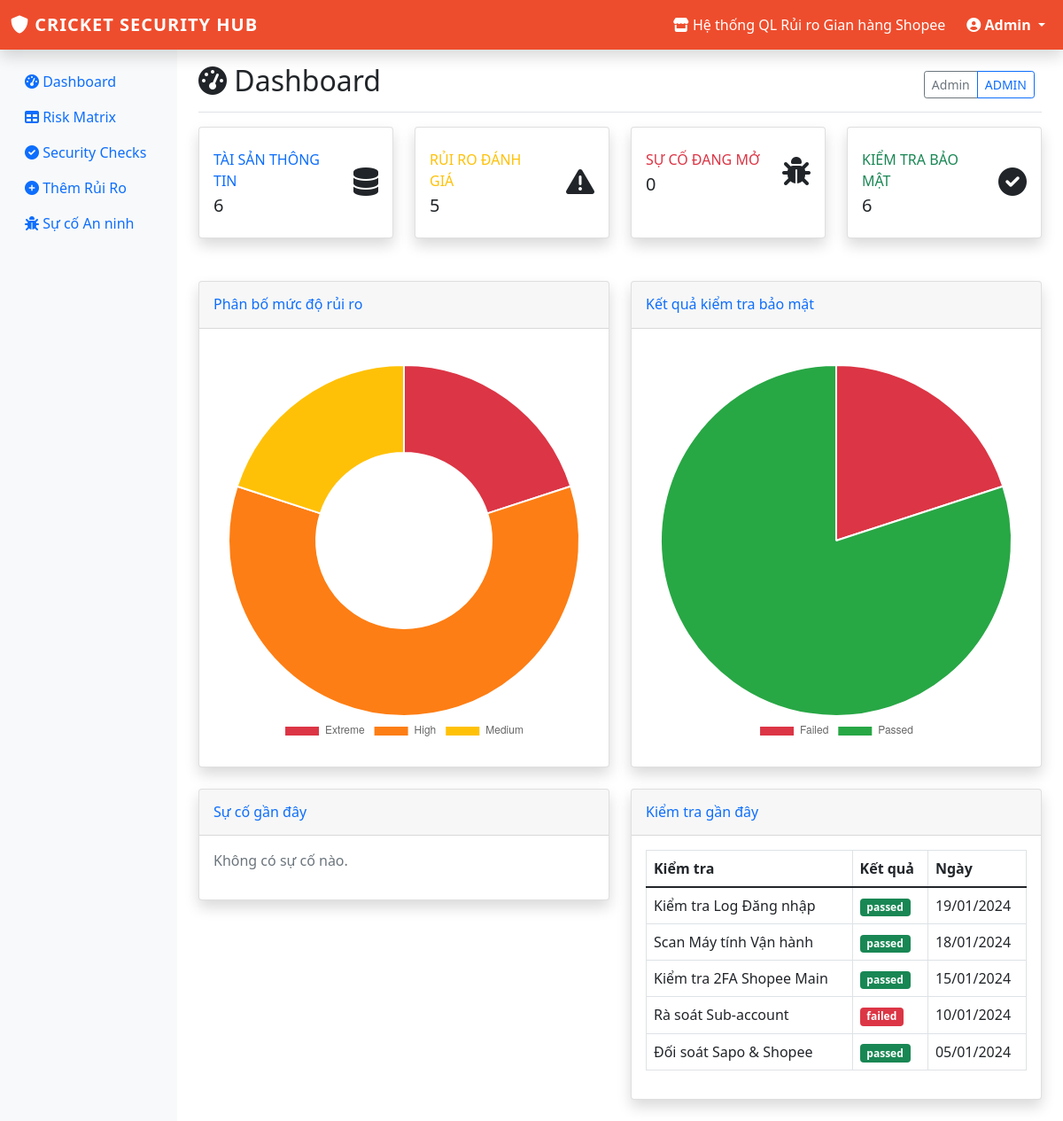
Screenshot of /dashboard (signed in) with the database file from the repository.
### tables this page shows
CREATE TABLE check_results (
    id INTEGER PRIMARY KEY AUTOINCREMENT,
    check_id INTEGER,
    checked_by INTEGER,
    check_date DATE NOT NULL,
    status TEXT CHECK(status IN ('passed', 'failed', 'na')) NOT NULL,
    notes TEXT,
    evidence_file VARCHAR(255),
    FOREIGN KEY (check_id) REFERENCES security_checks(id),
    FOREIGN KEY (checked_by) REFERENCES employees(id)
);

CREATE TABLE security_checks (
    id INTEGER PRIMARY KEY AUTOINCREMENT,
    check_name VARCHAR(200) NOT NULL,
    description TEXT,
    category TEXT CHECK(category IN ('account', 'data', 'system', 'process')) NOT NULL,
    is_required BOOLEAN DEFAULT 1,
    frequency TEXT CHECK(frequency IN ('daily', 'weekly', 'monthly', 'quarterly')) NOT NULL
);

### app.py (the view)
@app.route('/dashboard')
def dashboard():
    if 'user_id' not in session:
        return redirect(url_for('login'))
    db = get_db()
    total_assets = db.execute("SELECT COUNT(*) as total_assets FROM information_assets").fetchone()[0]
    total_risks = db.execute("SELECT COUNT(*) as total_risks FROM risk_assessments").fetchone()[0]
    open_incidents = db.execute("SELECT COUNT(*) as open_incidents FROM security_incidents WHERE status != 'closed'").fetchone()[0]
    total_checks = db.execute("SELECT COUNT(*) as total_checks FROM security_checks").fetchone()[0]
    risk_distribution = db.execute("""
        SELECT risk_level, COUNT(*) as count
        FROM risk_assessments
        GROUP BY risk_level
    """).fetchall()
    recent_incidents = db.execute("""
        SELECT si.*, e1.full_name as reported_by_name
        FROM security_incidents si
        LEFT JOIN employees e1 ON si.reported_by = e1.id
        ORDER BY si.created_at DESC LIMIT 5
    """).fetchall()
    recent_checks_data = db.execute("""
        SELECT cr.*, sc.check_name, e.full_name as checked_by_name
        FROM check_results cr
        JOIN security_checks sc ON cr.check_id = sc.id
        JOIN employees e ON cr.checked_by = e.id
        ORDER BY cr.check_date DESC LIMIT 5
    """).fetchall()
    recent_checks = []
    for check in recent_checks_data:
        check_dict = dict(check)
        if check_dict['check_date']:
            check_dict['formatted_date'] = format_sqlite_date(check_dict['check_date'])
        recent_checks.append(check_dict)
    return render_template('dashboard.html',
                         total_assets=total_assets,
                         total_risks=total_risks,
                         open_incidents=open_incidents,
                         total_checks=total_checks,
                         risk_distribution=risk_distribution,
                         recent_incidents=recent_incidents,
                         recent_checks=recent_checks)

### templates/dashboard.html (shortened to what this page needs)
{% extends "base.html" %}
{% block content %}
<div class="d-flex justify-content-between flex-wrap flex-md-nowrap align-items-center pt-3 pb-2 mb-3 border-bottom">
    <h1 class="h2"><i class="fas fa-tachometer-alt"></i> Dashboard</h1>
    <div class="btn-toolbar mb-2 mb-md-0">
        <div class="btn-group me-2">
            <span class="btn btn-sm btn-outline-secondary">{{ session.full_name }}</span>
            <span class="btn btn-sm btn-outline-primary">{{ session.role|upper }}</span>
        </div>
    </div>
</div>
<div class="row mb-4">
    <div class="col-xl-3 col-md-6 mb-4">
        <div class="card border-left-primary shadow h-100 py-2 stat-card">
            <div class="card-body">
                <div class="row no-gutters align-items-center">
                    <div class="col mr-2">
                        <div class="text-xs font-weight-bold text-primary text-uppercase mb-1">
                            Tài sản thông tin
                        </div>
                        <div class="h5 mb-0 font-weight-bold text-gray-800">{{ total_assets }}</div>
                    </div>
                    <div class="col-auto">
                        <i class="fas fa-database fa-2x text-gray-300"></i>
                    </div>
                </div>
            </div>
        </div>
    </div>
    <div class="col-xl-3 col-md-6 mb-4">
        <div class="card border-left-warning shadow h-100 py-2 stat-card">
            <div class="card-body">
                <div class="row no-gutters align-items-center">
                    <div class="col mr-2">
                        <div class="text-xs font-weight-bold text-warning text-uppercase mb-1">
                            Rủi ro đánh giá
                        </div>
                        <div class="h5 mb-0 font-weight-bold text-gray-800">{{ total_risks }}</div>
                    </div>
                    <div class="col-auto">
                        <i class="fas fa-exclamation-triangle fa-2x text-gray-300"></i>
                    </div>
                </div>
            </div>
        </div>
    </div>
    <div class="col-xl-3 col-md-6 mb-4">
        <div class="card border-left-danger shadow h-100 py-2 stat-card">
            <div class="card-body">
                <div class="row no-gutters align-items-center">
                    <div class="col mr-2">
                        <div class="text-xs font-weight-bold text-danger text-uppercase mb-1">
                            Sự cố đang mở
                        </div>
                        <div class="h5 mb-0 font-weight-bold text-gray-800">{{ open_incidents }}</div>
                    </div>
                    <div class="col-auto">
                        <i class="fas fa-bug fa-2x text-gray-300"></i>
                    </div>
                </div>
            </div>
        </div>
    </div>
    <div class="col-xl-3 col-md-6 mb-4">
        <div class="card border-left-success shadow h-100 py-2 stat-card">
            <div class="card-body">
                <div class="row no-gutters align-items-center">
                    <div class="col mr-2">
                        <div class="text-xs font-weight-bold text-success text-uppercase mb-1">
                            Kiểm tra bảo mật
                        </div>
                        <div class="h5 mb-0 font-weight-bold text-gray-800">{{ total_checks }}</div>
                    </div>
                    <div class="col-auto">
                        <i class="fas fa-check-circle fa-2x text-gray-300"></i>
                    </div>
                </div>
            </div>
        </div>
    </div>
</div>
<div class="row">
    <div class="col-xl-6 col-lg-6">
        <div class="card shadow mb-4">
            <div class="card-header py-3">
                <h6 class="m-0 font-weight-bold text-primary">Phân bố mức độ rủi ro</h6>
            </div>
            <div class="card-body">
                <div class="chart-pie pt-4 pb-2">
                    <canvas id="riskDistributionChart" width="400" height="200"></canvas>
                </div>
            </div>
        </div>
    </div>
    <div class="col-xl-6 col-lg-6">
        <div class="card shadow mb-4">
            <div class="card-header py-3">
                <h6 class="m-0 font-weight-bold text-primary">Kết quả kiểm tra bảo mật</h6>
            </div>
            <div class="card-body">
                <div class="chart-pie pt-4 pb-2">
                    <canvas id="checkResultsChart" width="400" height="200"></canvas>
                </div>
            </div>
        </div>
    </div>
</div>
<div class="row">
    <div class="col-lg-6">
        <div class="card shadow mb-4">
            <div class="card-header py-3">
                <h6 class="m-0 font-weight-bold text-primary">Sự cố gần đây</h6>
            </div>
            <div class="card-body">
                {% if recent_incidents %}
                    <div class="table-responsive">
                        <table class="table table-bordered" width="100%" cellspacing="0">
                            <thead>
                                <tr>
                                    <th>Tiêu đề</th>
                                    <th>Mức độ</th>
                                    <th>Trạng thái</th>
                                </tr>
                            </thead>
                            <tbody>
                                {% for incident in recent_incidents %}
                                <tr>
                                    <td>{{ incident.title }}</td>
                                    <td>
                                        <span class="badge bg-{% if incident.severity == 'critical' %}danger{% elif incident.severity == 'high' %}warning{% else %}info{% endif %}">
                                            {{ incident.severity }}
                                        </span>
                                    </td>
                                    <td>
                                        <span class="badge bg-{% if incident.status == 'resolved' %}success{% elif incident.status == 'investigating' %}warning{% else %}secondary{% endif %}">
                                            {{ incident.status }}
                                        </span>
                                    </td>
                                </tr>
                                {% endfor %}
                            </tbody>
                        </table>
                    </div>
                {% else %}
                    <p class="text-muted">Không có sự cố nào.</p>
                {% endif %}
            </div>
        </div>
    </div>
    <div class="col-lg-6">
        <div class="card shadow mb-4">
            <div class="card-header py-3">
                <h6 class="m-0 font-weight-bold text-primary">Kiểm tra gần đây</h6>
            </div>
            <div class="card-body">
                {% if recent_checks %}
                    <div class="table-responsive">
                        <table class="table table-bordered" width="100%" cellspacing="0">
                            <thead>
                                <tr>
                                    <th>Kiểm tra</th>
                                    <th>Kết quả</th>
                                    <th>Ngày</th>
                                </tr>
                            </thead>
                            <tbody>
                                {% for check in recent_checks %}
                                <tr>
                                    <td>{{ check.check_name }}</td>
                                    <td>
                                        <span class="badge bg-{% if check.status == 'passed' %}success{% elif check.status == 'failed' %}danger{% else %}warning{% endif %}">
                                            {{ check.status }}
                                        </span>
                                    </td>
                                    <td>
                                        {% if check.check_date %}
                                            {{ check.formatted_date }}
                                        {% else %}
                                            <span class="text-muted">Chưa kiểm tra</span>
                                        {% endif %}
                                    </td>
                                </tr>
                                {% endfor %}
                            </tbody>
                        </table>
                    </div>
                {% else %}
                    <p class="text-muted">Không có kiểm tra nào.</p>
                {% endif %}
            </div>
        </div>
    </div>
</div>
{% endblock %}
{% block scripts %}
<script>
// Biểu đồ phân bố rủi ro
fetch('/api/dashboard-stats')
    .then(response => response.json())
    .then(data => {
        // Risk Distribution Chart
        const riskCtx = document.getElementById('riskDistributionChart').getContext('2d');
        const riskLabels = Object.keys(data.risk_levels);
        const riskData = Object.values(data.risk_levels);
        const riskColors = {
            'low': '#28a745',
            'medium': '#ffc107',
            'high': '#fd7e14',
            'extreme': '#dc3545'
        };
        new Chart(riskCtx, {
            type: 'doughnut',
            data: {
                labels: riskLabels.map(label => label.charAt(0).toUpperCase() + label.slice(1)),
                datasets: [{
                    data: riskData,
                    backgroundColor: riskLabels.map(label => riskColors[label] || '#6c757d')
                }]
            },
            options: {
                responsive: true,
                plugins: {
                    legend: {
                        position: 'bottom'
                    }
                }
            }
        });
        // Check Results Chart
        const checkCtx = document.getElementById('checkResultsChart').getContext('2d');
        const checkLabels = Object.keys(data.check_results);
        const checkData = Object.values(data.check_results);
        const checkColors = {
            'passed': '#28a745',
            'failed': '#dc3545',
            'na': '#6c757d'
        };
        new Chart(checkCtx, {
            type: 'pie',
            data: {
                labels: checkLabels.map(label => label.charAt(0).toUpperCase() + label.slice(1)),
                datasets: [{
                    data: checkData,
                    backgroundColor: checkLabels.map(label => checkColors[label] || '#6c757d')
                }]
            },
            options: {
                responsive: true,
                plugins: {
                    legend: {
                        position: 'bottom'
                    }
                }
            }
        });
    });
</script>
{% endblock %}

### rows the page displays
check_results: check_name "Kiểm tra Log Đăng nhập", status "passed", formatted_date "19/01/2024"
check_results: check_name "Scan Máy tính Vận hành", status "passed", formatted_date "18/01/2024"
check_results: check_name "Kiểm tra 2FA Shopee Main", status "passed", formatted_date "15/01/2024"
check_results: check_name "Rà soát Sub-account", status "failed", formatted_date "10/01/2024"
check_results: check_name "Đối soát Sapo & Shopee", status "passed", formatted_date "05/01/2024"

### other values shown
{{ session.full_name }} "Admin"
{{ session.role|upper }} "ADMIN"
{{ total_assets }} "6"
{{ total_risks }} "5"
{{ open_incidents }} "0"
{{ total_checks }} "6"
